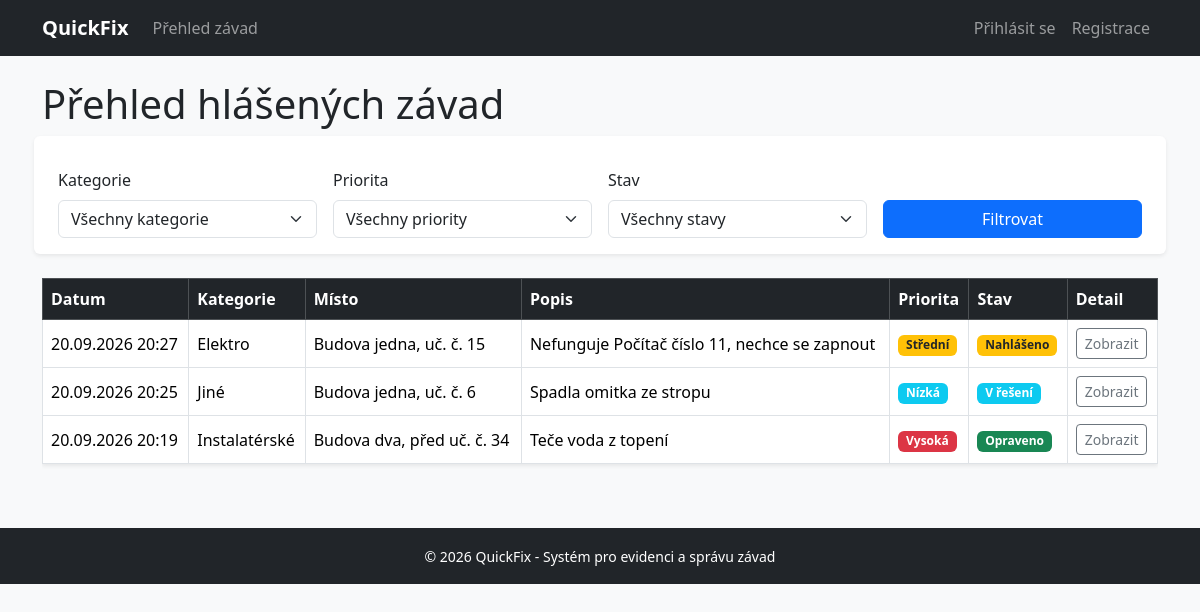
The page / on the database its author committed.
### tables this page shows
CREATE TABLE `zavady` (
  `id` int(11) NOT NULL,
  `uzivatel_id` int(11) NOT NULL,
  `kategorie_id` int(11) NOT NULL,
  `popis` text NOT NULL,
  `misto` varchar(255) NOT NULL,
  `priorita` enum('Nízká','Střední','Vysoká') DEFAULT 'Střední',
  `stav` enum('Nahlášeno','V řešení','Opraveno') DEFAULT 'Nahlášeno',
  `fotografie` varchar(255) DEFAULT NULL,
  `poznamka_technika` text DEFAULT NULL,
  `vytvoreno` timestamp NOT NULL DEFAULT current_timestamp()
);

CREATE TABLE `kategorie` (
  `id` int(11) NOT NULL,
  `nazev` varchar(100) NOT NULL
);

### index.php (the view, shortened to what this page needs)
<?php
require_once 'includes/db.php';
require_once 'includes/header.php';
$sql = "SELECT z.*, k.nazev AS kategorie_nazev, u.jmeno AS autor
        FROM zavady z
        JOIN kategorie k ON z.kategorie_id = k.id
        JOIN uzivatele u ON z.uzivatel_id = u.id
        WHERE 1=1";
$params = [];
$sql .= " ORDER BY z.vytvoreno DESC";
$stmt = $pdo->prepare($sql);
$stmt->execute($params);
$zavady = $stmt->fetchAll();
?>
<h1 class="mb-4">Přehled hlášených závad</h1>
<form method="GET" class="row g-3 mb-4 bg-white p-3 rounded shadow-sm">
    <div class="col-md-3">
        <label class="form-label">Kategorie</label>
        <select name="kategorie" class="form-select">
            <option value="">Všechny kategorie</option>
        </select>
    </div>
    <div class="col-md-3">
        <label class="form-label">Priorita</label>
        <select name="priorita" class="form-select">
            <option value="">Všechny priority</option>
        </select>
    </div>
    <div class="col-md-3">
        <label class="form-label">Stav</label>
        <select name="stav" class="form-select">
            <option value="">Všechny stavy</option>
        </select>
    </div>
    <div class="col-md-3 d-flex align-items-end">
        <button type="submit" class="btn btn-primary w-100">Filtrovat</button>
    </div>
</form>
<div class="table-responsive">
    <table class="table table-bordered table-hover bg-white shadow-sm align-middle">
        <thead class="table-dark">
            <tr>
                <th>Datum</th>
                <th>Kategorie</th>
                <th>Místo</th>
                <th>Popis</th>
                <th>Priorita</th>
                <th>Stav</th>
                <th>Detail</th>
            </tr>
        </thead>
        <tbody>
            <?php if (count($zavady) > 0): ?>
                <?php foreach ($zavady as $z): ?>
                    <tr>
                        <td><?= date('d.m.Y H:i', strtotime($z['vytvoreno'])) ?></td>
                        <td><?= htmlspecialchars($z['kategorie_nazev']) ?></td>
                        <td><?= htmlspecialchars($z['misto']) ?></td>
                        <td><?= htmlspecialchars(mb_strimwidth($z['popis'], 0, 50, '...')) ?></td>
                        <td>
                            <?php
                            $badgeP = 'secondary';
                            if ($z['priorita'] === 'Vysoká') $badgeP = 'danger';
                            if ($z['priorita'] === 'Střední') $badgeP = 'warning text-dark';
                            if ($z['priorita'] === 'Nízká') $badgeP = 'info';
                            ?>
                            <span class="badge bg-<?= $badgeP ?>"><?= $z['priorita'] ?></span>
                        </td>
                        <td>
                            <?php
                            $badgeS = 'warning text-dark';
                            if ($z['stav'] === 'V řešení') $badgeS = 'info';
                            if ($z['stav'] === 'Opraveno') $badgeS = 'success';
                            ?>
                            <span class="badge bg-<?= $badgeS ?>"><?= $z['stav'] ?></span>
                        </td>
                        <td>
                            <a href="detail.php?id=<?= $z['id'] ?>" class="btn btn-sm btn-outline-secondary">Zobrazit</a>
                        </td>
                    </tr>
                <?php endforeach; ?>
            <?php else: ?>
                <tr>
                    <td colspan="7" class="text-center py-4 text-muted">Žádné závady nebyly nalezeny.</td>
                </tr>
            <?php endif; ?>
        </tbody>
    </table>
</div>
<?php require_once 'includes/footer.php'; ?>

### rows shown on the page
zavady: vytvoreno "20.09.2026 20:27", kategorie.nazev "Elektro", misto "Budova jedna, uč. č. 15", popis "Nefunguje Počítač číslo 11, nechce se zapnout", priorita "Střední", stav "Nahlášeno"
zavady: vytvoreno "20.09.2026 20:25", kategorie.nazev "Jiné", misto "Budova jedna, uč. č. 6", popis "Spadla omitka ze stropu", priorita "Nízká", stav "V řešení"
zavady: vytvoreno "20.09.2026 20:19", kategorie.nazev "Instalatérské", misto "Budova dva, před uč. č. 34", popis "Teče voda z topení", priorita "Vysoká", stav "Opraveno"
